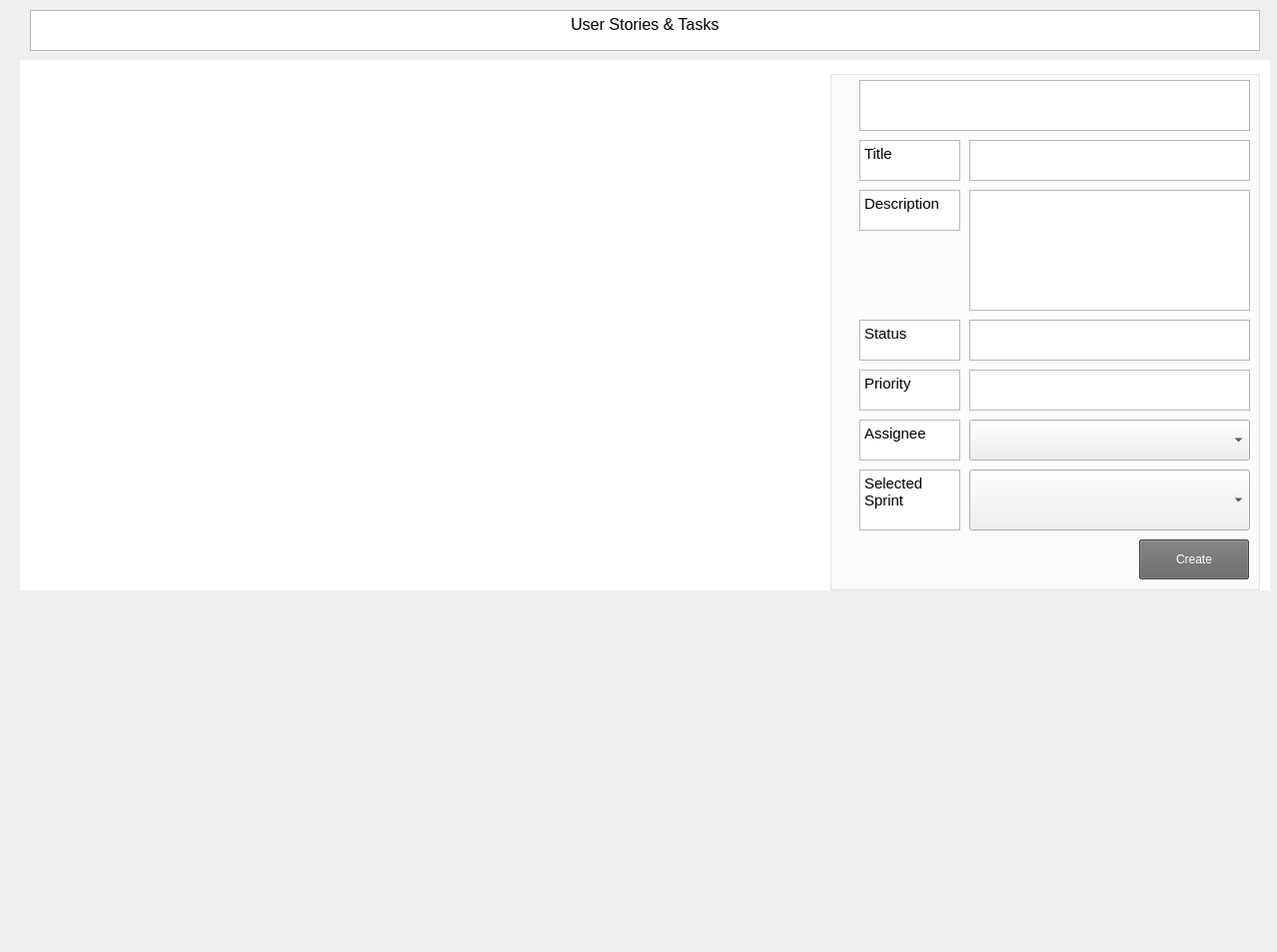
     <widget class="QWidget" name="scrollAreaWidgetContents_3">
      <property name="geometry">
       <rect>
        <x>0</x>
        <y>0</y>
        <width>1278</width>
        <height>953</height>
       </rect>
      </property>
      <widget class="QTextBrowser" name="label_userstories">
       <property name="geometry">
        <rect>
         <x>30</x>
         <y>10</y>
         <width>1231</width>
         <height>41</height>
        </rect>
       </property>
       <property name="html">
        <string>&lt;!DOCTYPE HTML PUBLIC &quot;-//W3C//DTD HTML 4.0//EN&quot; &quot;http://www.w3.org/TR/REC-html40/strict.dtd&quot;&gt;
&lt;html&gt;&lt;head&gt;&lt;meta name=&quot;qrichtext&quot; content=&quot;1&quot; /&gt;&lt;meta charset=&quot;utf-8&quot; /&gt;&lt;style type=&quot;text/css&quot;&gt;
p, li { white-space: pre-wrap; }
hr { height: 1px; border-width: 0; }
li.unchecked::marker { content: &quot;\2610&quot;; }
li.checked::marker { content: &quot;\2612&quot;; }
&lt;/style&gt;&lt;/head&gt;&lt;body style=&quot; font-family:'Segoe UI'; font-size:9pt; font-weight:400; font-style:normal;&quot;&gt;
&lt;p align=&quot;center&quot; style=&quot; margin-top:0px; margin-bottom:0px; margin-left:0px; margin-right:0px; -qt-block-indent:0; text-indent:0px;&quot;&gt;&lt;span style=&quot; font-size:12pt;&quot;&gt;User Stories &amp;amp; Tasks&lt;/span&gt;&lt;/p&gt;&lt;/body&gt;&lt;/html&gt;</string>
       </property>
      </widget>
      <widget class="QTableWidget" name="user_stories">
       <property name="geometry">
        <rect>
         <x>20</x>
         <y>60</y>
         <width>1251</width>
         <height>531</height>
        </rect>
       </property>
       <property name="styleSheet">
        <string notr="true">QTableWidget {
    background-color: white; /* White background for the cells */
    border: none;
    gridline-color: transparent; /* Assuming you want no grid lines */
}

QTableWidget::item {
    padding: 4px;
    border-bottom: 1px solid transparent; /* Transparent border for item bottoms */
}

QTableWidget::item:selected {
    background-color: #b3d1ff; /* A medium blue for selected item */
}

QHeaderView::section {
    background-color: #00165a; /* A darker blue for header sections */
    color: white;
    padding: 2px;
    border-top: none;
}

/* This part is for the vertical header (row numbers) */
QTableWidget QHeaderView::section {
    background-color: #00165a; /* Dark blue for both headers */
    color: white;
    border: none;
    padding: 2px;
}

/* This part is for the horizontal header (column titles) */
QTableWidget::horizontalHeader {
    background-color: #4d88ff;
    color: white;
    border: none;
    padding: 2px;
}

/* This part is for the vertical header (row numbers) */
QTableWidget::verticalHeader {
    background-color: #00165a;
    color: white;
    border: none;
}

/* This will ensure that the row number cells (vertical header) also have the dark blue background */
QTableWidget QHeaderView::section:vertical {
    background-color: #00165a; /* Dark blue to match the horizontal header */
    color: white;
}

/* For alternate row coloring, if desired */
QTableWidget::item:alternate {
    background-color: #f2f2f2; /* A light gray for alternate rows, if you want that */
}
</string>
       </property>
      </widget>
      <widget class="QGroupBox" name="CreationBox">
       <property name="geometry">
        <rect>
         <x>830</x>
         <y>70</y>
         <width>431</width>
         <height>521</height>
        </rect>
       </property>
       <property name="title">
        <string/>
       </property>
       <widget class="QTextBrowser" name="CreateTitle">
        <property name="geometry">
         <rect>
          <x>30</x>
          <y>70</y>
          <width>101</width>
          <height>41</height>
         </rect>
        </property>
        <property name="html">
         <string>&lt;!DOCTYPE HTML PUBLIC &quot;-//W3C//DTD HTML 4.0//EN&quot; &quot;http://www.w3.org/TR/REC-html40/strict.dtd&quot;&gt;
&lt;html&gt;&lt;head&gt;&lt;meta name=&quot;qrichtext&quot; content=&quot;1&quot; /&gt;&lt;meta charset=&quot;utf-8&quot; /&gt;&lt;style type=&quot;text/css&quot;&gt;
p, li { white-space: pre-wrap; }
hr { height: 1px; border-width: 0; }
li.unchecked::marker { content: &quot;\2610&quot;; }
li.checked::marker { content: &quot;\2612&quot;; }
&lt;/style&gt;&lt;/head&gt;&lt;body style=&quot; font-family:'Segoe UI'; font-size:9pt; font-weight:400; font-style:normal;&quot;&gt;
&lt;p style=&quot; margin-top:0px; margin-bottom:0px; margin-left:0px; margin-right:0px; -qt-block-indent:0; text-indent:0px;&quot;&gt;&lt;span style=&quot; font-size:11pt;&quot;&gt;Title&lt;/span&gt;&lt;/p&gt;&lt;/body&gt;&lt;/html&gt;</string>
        </property>
       </widget>
       <widget class="QTextBrowser" name="CreatePriority">
        <property name="geometry">
         <rect>
          <x>30</x>
          <y>300</y>
          <width>101</width>
          <height>41</height>
         </rect>
        </property>
        <property name="html">
         <string>&lt;!DOCTYPE HTML PUBLIC &quot;-//W3C//DTD HTML 4.0//EN&quot; &quot;http://www.w3.org/TR/REC-html40/strict.dtd&quot;&gt;
&lt;html&gt;&lt;head&gt;&lt;meta name=&quot;qrichtext&quot; content=&quot;1&quot; /&gt;&lt;meta charset=&quot;utf-8&quot; /&gt;&lt;style type=&quot;text/css&quot;&gt;
p, li { white-space: pre-wrap; }
hr { height: 1px; border-width: 0; }
li.unchecked::marker { content: &quot;\2610&quot;; }
li.checked::marker { content: &quot;\2612&quot;; }
&lt;/style&gt;&lt;/head&gt;&lt;body style=&quot; font-family:'Segoe UI'; font-size:9pt; font-weight:400; font-style:normal;&quot;&gt;
&lt;p style=&quot; margin-top:0px; margin-bottom:0px; margin-left:0px; margin-right:0px; -qt-block-indent:0; text-indent:0px;&quot;&gt;&lt;span style=&quot; font-size:11pt;&quot;&gt;Priority&lt;/span&gt;&lt;/p&gt;&lt;/body&gt;&lt;/html&gt;</string>
        </property>
       </widget>
       <widget class="QTextBrowser" name="CreateStatus">
        <property name="geometry">
         <rect>
          <x>30</x>
          <y>250</y>
          <width>101</width>
          <height>41</height>
         </rect>
        </property>
        <property name="html">
         <string>&lt;!DOCTYPE HTML PUBLIC &quot;-//W3C//DTD HTML 4.0//EN&quot; &quot;http://www.w3.org/TR/REC-html40/strict.dtd&quot;&gt;
&lt;html&gt;&lt;head&gt;&lt;meta name=&quot;qrichtext&quot; content=&quot;1&quot; /&gt;&lt;meta charset=&quot;utf-8&quot; /&gt;&lt;style type=&quot;text/css&quot;&gt;
p, li { white-space: pre-wrap; }
hr { height: 1px; border-width: 0; }
li.unchecked::marker { content: &quot;\2610&quot;; }
li.checked::marker { content: &quot;\2612&quot;; }
&lt;/style&gt;&lt;/head&gt;&lt;body style=&quot; font-family:'Segoe UI'; font-size:9pt; font-weight:400; font-style:normal;&quot;&gt;
&lt;p style=&quot; margin-top:0px; margin-bottom:0px; margin-left:0px; margin-right:0px; -qt-block-indent:0; text-indent:0px;&quot;&gt;&lt;span style=&quot; font-size:11pt;&quot;&gt;Status&lt;/span&gt;&lt;/p&gt;&lt;/body&gt;&lt;/html&gt;</string>
        </property>
       </widget>
       <widget class="QTextBrowser" name="CreateDescription">
        <property name="geometry">
         <rect>
          <x>30</x>
          <y>120</y>
          <width>101</width>
          <height>41</height>
         </rect>
        </property>
        <property name="html">
         <string>&lt;!DOCTYPE HTML PUBLIC &quot;-//W3C//DTD HTML 4.0//EN&quot; &quot;http://www.w3.org/TR/REC-html40/strict.dtd&quot;&gt;
&lt;html&gt;&lt;head&gt;&lt;meta name=&quot;qrichtext&quot; content=&quot;1&quot; /&gt;&lt;meta charset=&quot;utf-8&quot; /&gt;&lt;style type=&quot;text/css&quot;&gt;
p, li { white-space: pre-wrap; }
hr { height: 1px; border-width: 0; }
li.unchecked::marker { content: &quot;\2610&quot;; }
li.checked::marker { content: &quot;\2612&quot;; }
&lt;/style&gt;&lt;/head&gt;&lt;body style=&quot; font-family:'Segoe UI'; font-size:9pt; font-weight:400; font-style:normal;&quot;&gt;
&lt;p style=&quot; margin-top:0px; margin-bottom:0px; margin-left:0px; margin-right:0px; -qt-block-indent:0; text-indent:0px;&quot;&gt;&lt;span style=&quot; font-size:11pt;&quot;&gt;Description&lt;/span&gt;&lt;/p&gt;&lt;/body&gt;&lt;/html&gt;</string>
        </property>
       </widget>
       <widget class="QPushButton" name="Button_CreateUserStory">
        <property name="geometry">
         <rect>
          <x>310</x>
          <y>470</y>
          <width>110</width>
          <height>40</height>
         </rect>
        </property>
        <property name="minimumSize">
         <size>
          <width>110</width>
          <height>40</height>
         </size>
        </property>
        <property name="maximumSize">
         <size>
          <width>110</width>
          <height>40</height>
         </size>
        </property>
        <property name="autoFillBackground">
         <bool>false</bool>
        </property>
        <property name="styleSheet">
         <string notr="true">QPushButton {
font: 13pt &quot;Arial&quot;;
background-color: rgb(100, 100, 100);
color: rgb(255, 255, 255);
}</string>
        </property>
        <property name="text">
         <string>Create</string>
        </property>
       </widget>
       <widget class="QTextEdit" name="InputTitle">
        <property name="geometry">
         <rect>
          <x>140</x>
          <y>70</y>
          <width>281</width>
          <height>41</height>
         </rect>
        </property>
       </widget>
       <widget class="QTextEdit" name="InputDescription">
        <property name="geometry">
         <rect>
          <x>140</x>
          <y>120</y>
          <width>281</width>
          <height>121</height>
         </rect>
        </property>
       </widget>
       <widget class="QTextEdit" name="InputStatus">
        <property name="geometry">
         <rect>
          <x>140</x>
          <y>250</y>
          <width>281</width>
          <height>41</height>
         </rect>
        </property>
       </widget>
       <widget class="QTextEdit" name="InputPriority">
        <property name="geometry">
         <rect>
          <x>140</x>
          <y>300</y>
          <width>281</width>
          <height>41</height>
         </rect>
        </property>
       </widget>
       <widget class="QTextBrowser" name="CreateAssignee">
        <property name="geometry">
         <rect>
          <x>30</x>
          <y>350</y>
          <width>101</width>
          <height>41</height>
         </rect>
        </property>
        <property name="html">
         <string>&lt;!DOCTYPE HTML PUBLIC &quot;-//W3C//DTD HTML 4.0//EN&quot; &quot;http://www.w3.org/TR/REC-html40/strict.dtd&quot;&gt;
&lt;html&gt;&lt;head&gt;&lt;meta name=&quot;qrichtext&quot; content=&quot;1&quot; /&gt;&lt;meta charset=&quot;utf-8&quot; /&gt;&lt;style type=&quot;text/css&quot;&gt;
p, li { white-space: pre-wrap; }
hr { height: 1px; border-width: 0; }
li.unchecked::marker { content: &quot;\2610&quot;; }
li.checked::marker { content: &quot;\2612&quot;; }
&lt;/style&gt;&lt;/head&gt;&lt;body style=&quot; font-family:'Segoe UI'; font-size:9pt; font-weight:400; font-style:normal;&quot;&gt;
&lt;p style=&quot; margin-top:0px; margin-bottom:0px; margin-left:0px; margin-right:0px; -qt-block-indent:0; text-indent:0px;&quot;&gt;&lt;span style=&quot; font-size:11pt;&quot;&gt;Assignee&lt;/span&gt;&lt;/p&gt;&lt;/body&gt;&lt;/html&gt;</string>
        </property>
       </widget>
       <widget class="QTextBrowser" name="CreateHeader">
        <property name="geometry">
         <rect>
          <x>30</x>
          <y>10</y>
          <width>391</width>
          <height>51</height>
         </rect>
        </property>
       </widget>
       <widget class="QPushButton" name="Button_CreateTask">
        <property name="geometry">
         <rect>
          <x>310</x>
          <y>470</y>
          <width>110</width>
          <height>40</height>
         </rect>
        </property>
        <property name="minimumSize">
         <size>
          <width>110</width>
          <height>40</height>
         </size>
        </property>
        <property name="maximumSize">
         <size>
          <width>110</width>
          <height>40</height>
         </size>
        </property>
        <property name="autoFillBackground">
         <bool>false</bool>
        </property>
        <property name="styleSheet">
         <string notr="true">QPushButton {
font: 13pt &quot;Arial&quot;;
background-color: rgb(100, 100, 100);
color: rgb(255, 255, 255);
}</string>
        </property>
        <property name="text">
         <string>Create</string>
        </property>
       </widget>
       <widget class="QTextBrowser" name="SelecteSprint">
        <property name="geometry">
         <rect>
          <x>30</x>
          <y>400</y>
          <width>101</width>
          <height>61</height>
         </rect>
        </property>
        <property name="html">
         <string>&lt;!DOCTYPE HTML PUBLIC &quot;-//W3C//DTD HTML 4.0//EN&quot; &quot;http://www.w3.org/TR/REC-html40/strict.dtd&quot;&gt;
&lt;html&gt;&lt;head&gt;&lt;meta name=&quot;qrichtext&quot; content=&quot;1&quot; /&gt;&lt;meta charset=&quot;utf-8&quot; /&gt;&lt;style type=&quot;text/css&quot;&gt;
p, li { white-space: pre-wrap; }
hr { height: 1px; border-width: 0; }
li.unchecked::marker { content: &quot;\2610&quot;; }
li.checked::marker { content: &quot;\2612&quot;; }
&lt;/style&gt;&lt;/head&gt;&lt;body style=&quot; font-family:'Segoe UI'; font-size:9pt; font-weight:400; font-style:normal;&quot;&gt;
&lt;p style=&quot; margin-top:0px; margin-bottom:0px; margin-left:0px; margin-right:0px; -qt-block-indent:0; text-indent:0px;&quot;&gt;&lt;span style=&quot; font-size:11pt;&quot;&gt;Selected Sprint&lt;/span&gt;&lt;/p&gt;&lt;/body&gt;&lt;/html&gt;</string>
        </property>
       </widget>
       <widget class="QComboBox" name="BL_SprintDropDown">
        <property name="geometry">
         <rect>
          <x>140</x>
          <y>400</y>
          <width>281</width>
          <height>61</height>
         </rect>
        </property>
       </widget>
       <widget class="QComboBox" name="InputAssignee">
        <property name="geometry">
         <rect>
          <x>140</x>
          <y>350</y>
          <width>281</width>
          <height>41</height>
         </rect>
        </property>
       </widget>
      </widget>
     </widget>
